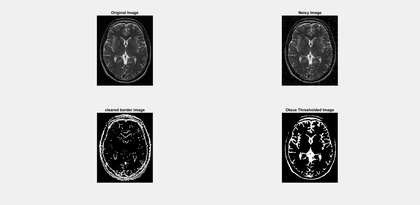
%> input picture brain.PNG, 420 x 205 px, shrunk from 1920 x 936 before the run, given in place of brain.jpg, which was not available
$ octave Sobel_Implementation.m   (GNU Octave 9; MATLAB toolbox functions it lacks are replaced by stand-ins)
%> lines starting %> are read from the running program, lines starting %| are printed output that depends on the picture; pictures that were not available may be replaced by others from this repository, and a replacement may not be noted
close all;
clc;
a=imread('brain.jpg');
%> a is the input picture: size 205x420x3 uint8; min 0, max 255, mean 203.5
B=rgb2gray(a);
subplot(2,2,1)
imshow(B);title('Original Image')
pause(2)
I=double(B);

%Sobel Mask
for i=1:size(I,1)-2
for j=1:size(I,2)-2
%Sobel mask for x-direction:
mx=((2*I(i+2,j+1)+I(i+2,j)+I(i+2,j+2))-(2*I(i,j+1)+I(i,j)+I(i,j+2)));
%Sobel mask for y-direction:
my=((2*I(i+1,j+2)+I(i,j+2)+I(i+2,j+2))-(2*I(i+1,j)+I(i,j)+I(i+2,j)));
B(i,j)=sqrt(mx.^2+my.^2);
end
end
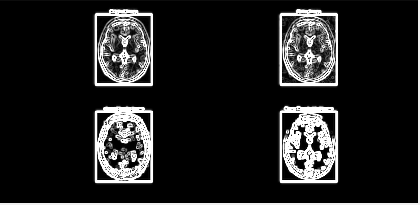
%> B: size 205x420 uint8; min 0, max 255, mean 33.4
subplot(2,2,2)
imshow(B); title('Sobel gradient');
C=B;

%Define a threshold value
Thresh=200;
B=max(B,Thresh);
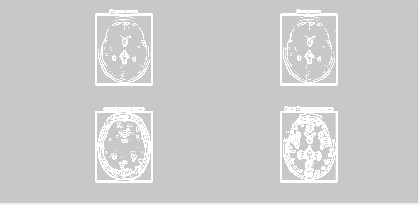
%> B: size 205x420 uint8; min 200, max 255, mean 205
B(B==round(Thresh))=0;
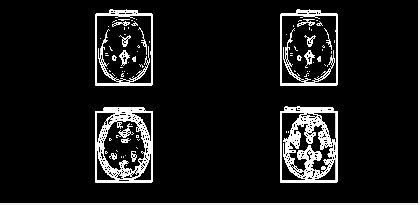
%> B: size 205x420 uint8; min 0, max 255, mean 25
B=uint8(B);
subplot(2,2,3)
imshow(B);title('Edge detected Image');

%Clearing the border for a binary image
BWnobord = imclearborder(B, 4);
subplot(2,2,4), imshow(BWnobord), title('cleared border image');
